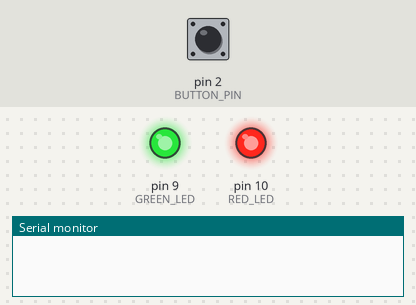
The sketch below on a simulated Arduino Uno, built with avr-gcc and run on an emulated ATmega328P. Shown: output pins drawn as LEDs (lit = HIGH), the last lines printed to the serial monitor. The inputs (shaded band) are chosen by the test bench; at power-on: pin 2 (BUTTON_PIN) HIGH. Random numbers use the default seed unless the sketch sets one.

Above: at 21.3 s.
21.4 s: pin 2 (BUTTON_PIN) pulled LOW for 0.15 s
At 21.8 s:
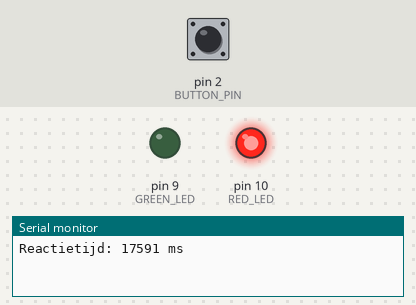
At 27.8 s:
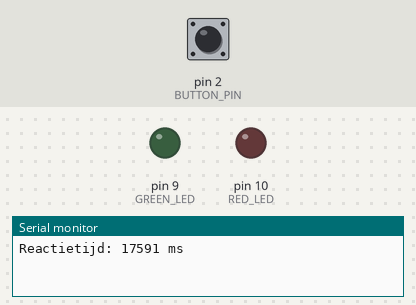
Timing chart, 0 to 29.3 s (numbered marks = the images above; inputs shaded):
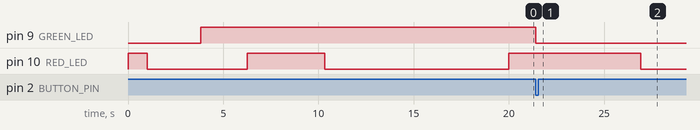

Measured:
- after the input at 21.4 s, pin 9 (GREEN_LED): HIGH → LOW at once

The sketch:

LedLampje.ino
```cpp
#include <DHT.h> // nieuwe library

const int DHT11_PIN = 7;

int RED_LED = 10;
const int GREEN_LED = 9;
const int BUTTON_PIN = 2;

bool greenIsOn = false;
unsigned long greenOnTime = 0;
unsigned long greenStartDelay = 0;
unsigned long redBlinkTimeout = 0;

int lastButtonState = HIGH;

void setup() {
  Serial.begin(9600);
  pinMode (RED_LED, OUTPUT);
  pinMode (GREEN_LED, OUTPUT);
  pinMode (BUTTON_PIN, INPUT_PULLUP);

  digitalWrite(RED_LED, HIGH);
  digitalWrite(GREEN_LED, LOW);

  redBlinkTimeout = millis() + 1000;
  greenStartDelay = millis() + random(2000, 5000);
}

void loop() {
  // RED_LED laten knipper
  if (millis() > redBlinkTimeout)
  {
    digitalWrite(RED_LED, !digitalRead(RED_LED));
    redBlinkTimeout = millis() + random(2000, 10000);
  }

  // GREEN_LED laten knipper na willekeurige tijd
  if (!greenIsOn && millis() > greenStartDelay)
  {
    digitalWrite(GREEN_LED, HIGH);
    greenOnTime = millis();
    greenIsOn = true;
  }

  // knop uitlezen
  int buttonState = digitalRead(BUTTON_PIN);

  if (greenIsOn && lastButtonState == HIGH && buttonState == LOW)
  {
    unsigned long reactieTijd = millis() - greenOnTime;
    Serial.print("Reactietijd: ");
    Serial.print(reactieTijd);
    Serial.println(" ms");
/* oude library
  float chk = DHT.read11(DHT11_PIN); // weeet niet warom dit moet van documentatie. Lees in elk geval de sensor. Denk dat chk in de libray van DHT11 vandaan komt.
  Serial.print("Temperature = ");
  Serial.print(DHT.readTemperature);
  Serial.println(" Celcius");
  Serial.print("Humidity = ");
  Serial.print(DHT.readHumidity);
  Serial.println(" %");
*/
    digitalWrite(GREEN_LED, LOW);
    greenIsOn = false;
    greenStartDelay = millis() + random(10000, 50000);
  }

  lastButtonState = buttonState;
}

/*
Wat heb ik ervan geleerd.
  - Dat het best nog wel lastig is
  - Dat de code zichzelf snel uitbreid, wordt snel groot, voor zoiets simpels al
  - Ik echt nog opnames, google en chatgpt nodig heb om zelfs zoiets simpels te maken.
      - Ik heb wel zelf alles overgetyped zodat ik moet weten wat er gebeurt en wat ik waar fout doe.
*/
```
